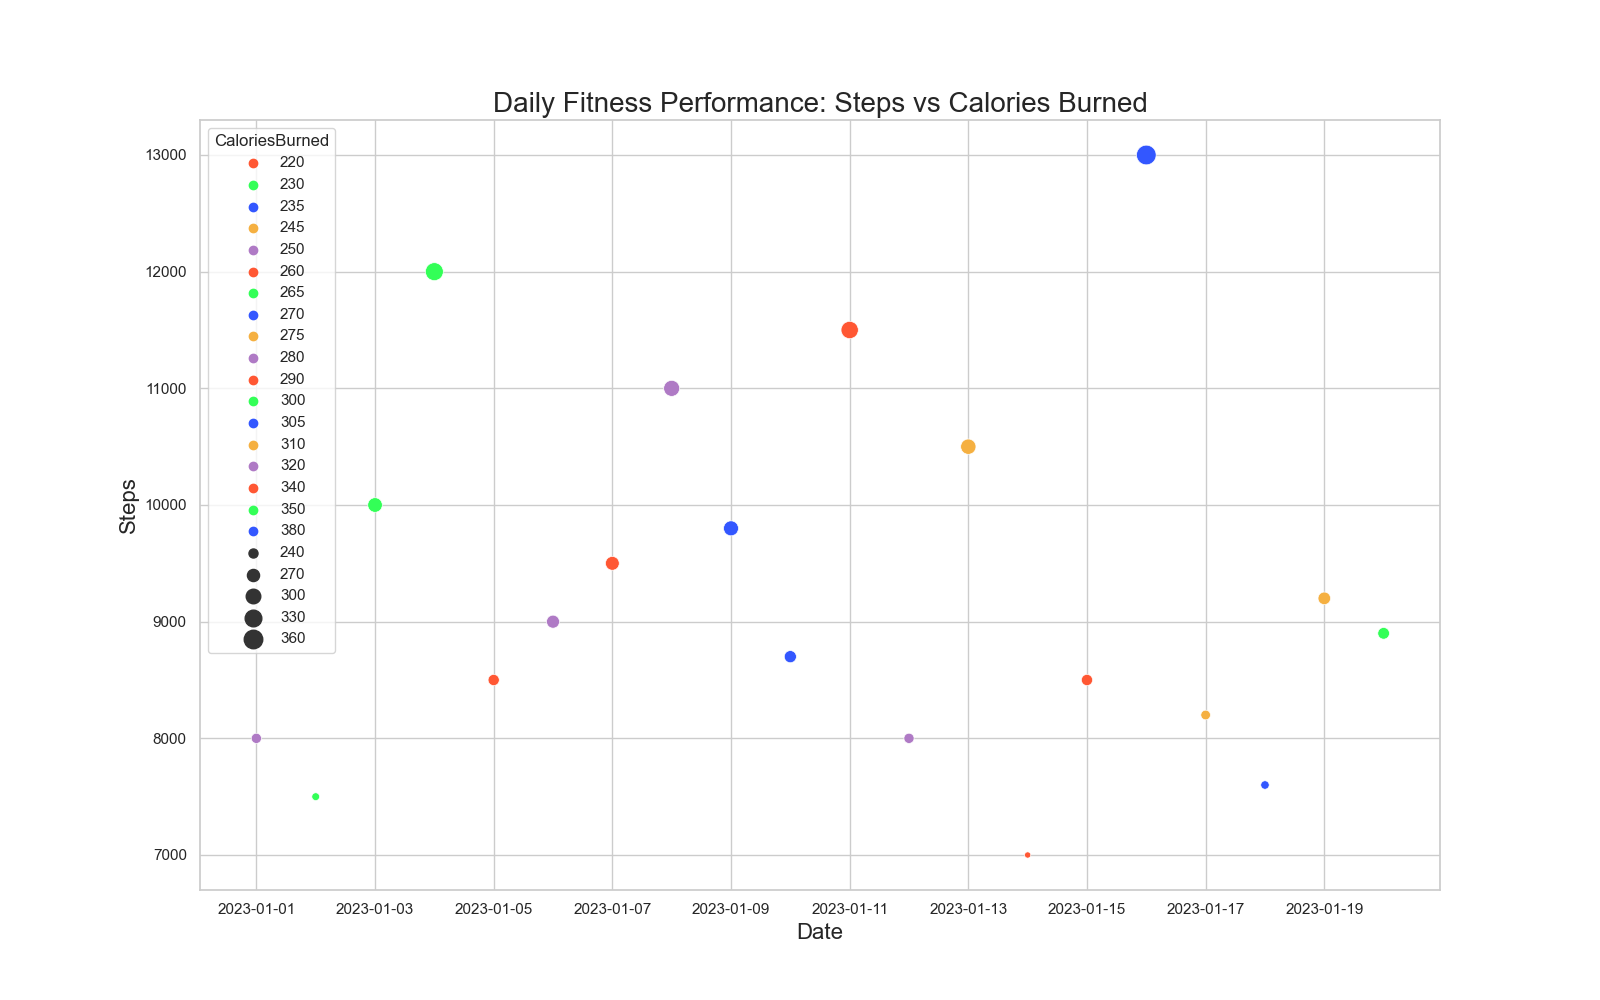

This chart was generated by the following Python code:

import seaborn as sns
import pandas as pd
import matplotlib.pyplot as plt
from io import StringIO

data = '''
Date,Steps,CaloriesBurned
2023-01-01,8000,250
2023-01-02,7500,230
2023-01-03,10000,300
2023-01-04,12000,350
2023-01-05,8500,260
2023-01-06,9000,280
2023-01-07,9500,290
2023-01-08,11000,320
2023-01-09,9800,305
2023-01-10,8700,270
2023-01-11,11500,340
2023-01-12,8000,250
2023-01-13,10500,310
2023-01-14,7000,220
2023-01-15,8500,260
2023-01-16,13000,380
2023-01-17,8200,245
2023-01-18,7600,235
2023-01-19,9200,275
2023-01-20,8900,265
'''

df = pd.read_csv(StringIO(data), parse_dates=['Date'])

plt.figure(figsize=(16, 10))

sns.scatterplot(data=df, x='Date', y='Steps', size='CaloriesBurned',
                sizes=(20, 200), hue='CaloriesBurned', palette=['#FF5733', '#33FF57', '#3357FF', '#F5B041', '#AF7AC5'])

plt.title('Daily Fitness Performance: Steps vs Calories Burned', fontsize=20)
plt.xlabel('Date', fontsize=16)
plt.ylabel('Steps', fontsize=16)

plt.show()
